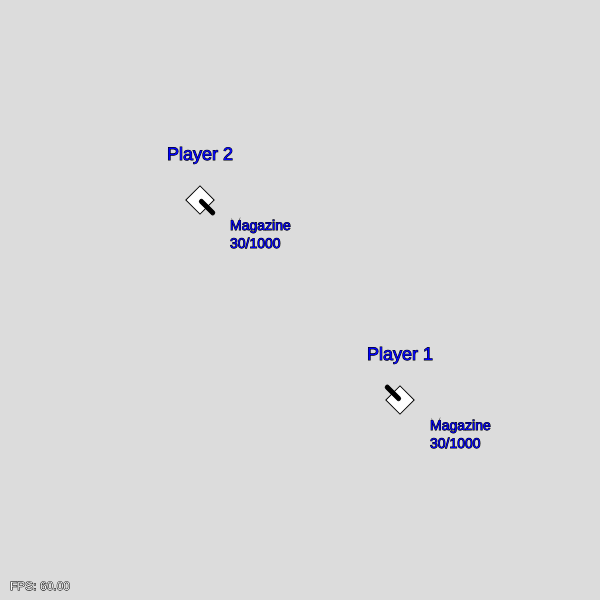
Frame 1 (no input)
Frame 60 (no input): identical to frame 1, image omitted
Frame 120 (the mouse pressed at the canvas centre since frame 60): identical to frame 1, image omitted

The p5.js sketch that drew this single still picture (run headless with seeded random() and noise() and a simulated clock; from frame 60 on, the mouse is pressed at the canvas centre):

// p5.js sketch
// ── sketch.js
const gameState = {
    bullets: [],
    isPaused: false
};

function setup() {
    createCanvas(600, 600);
    gameState.player1 = new Player(
        width - 200,
        height - 200,
        "Player 1",
        {
            up: UP_ARROW,
            down: DOWN_ARROW,
            right: RIGHT_ARROW,
            left: LEFT_ARROW,
            reload: 191
        },
        () => keyIsDown(190)
    );
    gameState.player2 = new Player(
        200,
        200,
        "Player 2",
        {
            up: 87,
            down: 83,
            left: 65,
            right: 68,
            reload: 72
        },
        () => keyIsDown(71)
    );
    gameState.player1.target = gameState.player2;
    gameState.player2.target = gameState.player1;
}

function draw() {
    background(220);

    gameState.player1.show();
    gameState.player2.show();
    gameState.bullets.forEach((x) => x.show());
    push();
    let fps = frameRate();
    fill(255);
    stroke(0);
    text("FPS: " + fps.toFixed(2), 10, height - 10);
    pop();

    if (gameState.player2.isDead || gameState.player1.isDead) {
        push();
        fill("Yellow");
        textAlign(CENTER);
        textSize(60);

        let textStr;
        if (gameState.player1.isDead && gameState.player2.isDead)
            textStr = "Draw";
        else if (gameState.player1.isDead) textStr = "Player 2 Win";
        else if (gameState.player2.isDead) textStr = "Player 1 Win";
        text(textStr, width / 2, height / 2);
        pop();
        return;
    }

    gameState.player1.update();
    gameState.player2.update();
    gameState.bullets.forEach((x) => x.update());
    gameState.bullets = gameState.bullets.filter((b) => b.isInView());
}

// function mousePressed() {
//     gameState.player1.emptyBullet();
//     gameState.player2.emptyBullet();
// }

// ── bullet.js
class Bullet {
    constructor(x, y, vector, speed, spread) {
        this.x = x;
        this.y = y;
        this.size = 4;

        this.vector = vector;
        this.vector.normalize();

        this.spread = p5.Vector.random2D().mult(spread);

        this.vector = this.vector.add(this.spread);
        this.vector.normalize();

        this.vector = this.vector.mult(speed);

        // Debug
        this.isStop = false;
    }

    show() {
        fill(Math.random() * 255, Math.random() * 255, Math.random() * 255);
        circle(this.x, this.y, this.size);
    }

    update() {
        this.x = this.x + this.vector.x;
        this.y = this.y + this.vector.y;
    }

    isInView() {
        // Remove bullet in case of out of view
        return this.x > 0 && this.x < width && this.y > 0 && this.y < height;
    }
    stop() {
        this.vector = createVector(0, 0);
        this.isStop = true;
    }
}

// ── player.js
class Player {
    constructor(x, y, name, { up, down, left, right, reload }, shootFn) {
        // self
        this.x = x;
        this.y = y;
        this.size = 20;
        this.speed = 10;
        this.name = name;
        this.health = 100;

        // gun & bullet properties
        this.bulletTime = 0;
        this.bulletDamage = 15;
        this.hasCockBullet = true;
        this.magazine = 29;
        this.magCapacity = 30;
        this.ammo = 1000;
        this.isJam = false;
        // 0.2% jam rate ?
        this.jamRate = 0.002;
        this.isLoading = false;

        // Player control
        this.kb = { up, down, left, right, reload };
        this.shoot = shootFn;
        // this.shoot = () => mouseIsPressed;
        this.aim = () => createVector(0, 0);
    }
    toJSON() {
        return {
            x: this.x,
            y: this.y
        };
    }
    set target(player) {
        this.aim = () => createVector(player.x - this.x, player.y - this.y);
    }
    targetMouse() {
        this.aim = () => createVector(mouseX - this.x, mouseY - this.y);
    }
    get isDead() {
        return this.health <= 0;
    }
    showInfo() {
        push();
        fill("blue");
        stroke(0);

        // Name display
        push();
        textSize(18);
        textAlign(CENTER);
        text(this.name, this.x, this.y - this.size * 2);

        // Dead or alive status
        fill("red");
        if (this.isDead) text("DEAD", this.x, this.y);
        pop();

        // For displaying time left and loading circle
        // reloadTime: 0 .. 2
        let reloadTime = (this.isLoading - Date.now()) / 1000;

        textSize(14);
        // Info display
        text(
            this.isLoading
                ? "Reloading\n" + reloadTime.toString() + " s"
                : (this.isJam ? "Jammed\n" : "Magazine\n") +
                      (this.magazine + this.hasCockBullet) +
                      "/" +
                      this.ammo,
            this.x + (this.size * 3) / 2,
            this.y + (this.size * 3) / 2
        );
        // Loading circle
        if (this.isLoading) {
            noFill();
            arc(
                this.x,
                this.y,
                (this.size * 5) / 2,
                (this.size * 5) / 2,
                -PI / 2,
                PI * reloadTime - PI / 2
            );
        }
        pop();
    }
    show() {
        push();
        fill("white");
        rectMode(CENTER);
        translate(this.x, this.y);
        rotate(this.aim().heading());
        // Body
        rect(0, 0, this.size, this.size);
        // Gun
        fill("black");
        rect(this.size / 2, 0, this.size, this.size / 5, 5);
        pop();
        this.showInfo();
    }
    updateMovement() {
        if (keyIsDown(this.kb.down)) {
            this.y += this.speed;
        } else if (keyIsDown(this.kb.up)) {
            this.y -= this.speed;
        }
        if (keyIsDown(this.kb.right)) {
            this.x += this.speed;
        } else if (keyIsDown(this.kb.left)) {
            this.x -= this.speed;
        }
        this.x = constrain(this.x, this.size, width - this.size);
        this.y = constrain(this.y, this.size, height - this.size);
    }
    shootBullet() {
        if (this.shoot()) {
            if (
                Date.now() > this.bulletTime &&
                this.magazine + this.hasCockBullet > 0 &&
                !this.isLoading &&
                !this.isJam
            ) {
                // Get bullet vector
                let bulletVector = this.aim();
                bulletVector.normalize();
                let bulletPosition = createVector(this.x, this.y).add(
                    bulletVector.mult(this.size)
                );
                // Bullet speed: 50 unit
                // Bullet spread: 0.08
                gameState.bullets.push(
                    new Bullet(
                        bulletPosition.x,
                        bulletPosition.y,
                        bulletVector,
                        10,
                        0.08
                    )
                );
                // ~ 600 RPM
                this.bulletTime = Date.now() + 100;
                if (this.magazine > 0) {
                    this.magazine -= 1;
                } else {
                    this.hasCockBullet = false;
                }

                // Jam randomizer
                let isNotJam = Math.floor(Math.random() / this.jamRate);
                this.isJam = !isNotJam;
            }
        }
    }
    reloadBullet() {
        // 2 seconds reloading
        if (
            !this.isLoading &&
            ((this.magazine < this.magCapacity && this.ammo > 0) || this.isJam)
        ) {
            let loadingTime = (2 + (this.isLoading ? 1 : 0)) * 1000;
            setTimeout(() => {
                // 30 + 1
                this.ammo -= -this.magazine;
                this.magazine =
                    this.ammo > this.magCapacity ? this.magCapacity : this.ammo;
                this.ammo -= this.magazine;
                this.isJam = false;
                if (!this.hasCockBullet) {
                    this.hasCockBullet = true;
                    this.magazine -= 1;
                }
                this.isLoading = false;
            }, 2000);
            this.isLoading = Date.now() + 2000;
        }
    }
    /*
    emptyBullet() {
        if ((this.magazine === 0 || this.isJam) && !this.isLoading) {
        }
    }
    */
    getShot() {
        gameState.bullets = gameState.bullets.filter((blt) => {
            // Calculate if bullet and player collide
            let isHit = collideCircleCircle(
                blt.x,
                blt.y,
                blt.size,
                this.x,
                this.y,
                this.size
            );
            if (isHit) {
                this.health -= this.bulletDamage;
                console.log(this.name + " is hit: " + blt.x + "," + blt.y);
            }
            return !isHit;
        });
    }
    update() {
        if (this.health > 0) {
            this.updateMovement();
            this.getShot();

            this.shootBullet();
            if (keyIsDown(this.kb.reload)) this.reloadBullet();
        }
    }
}
